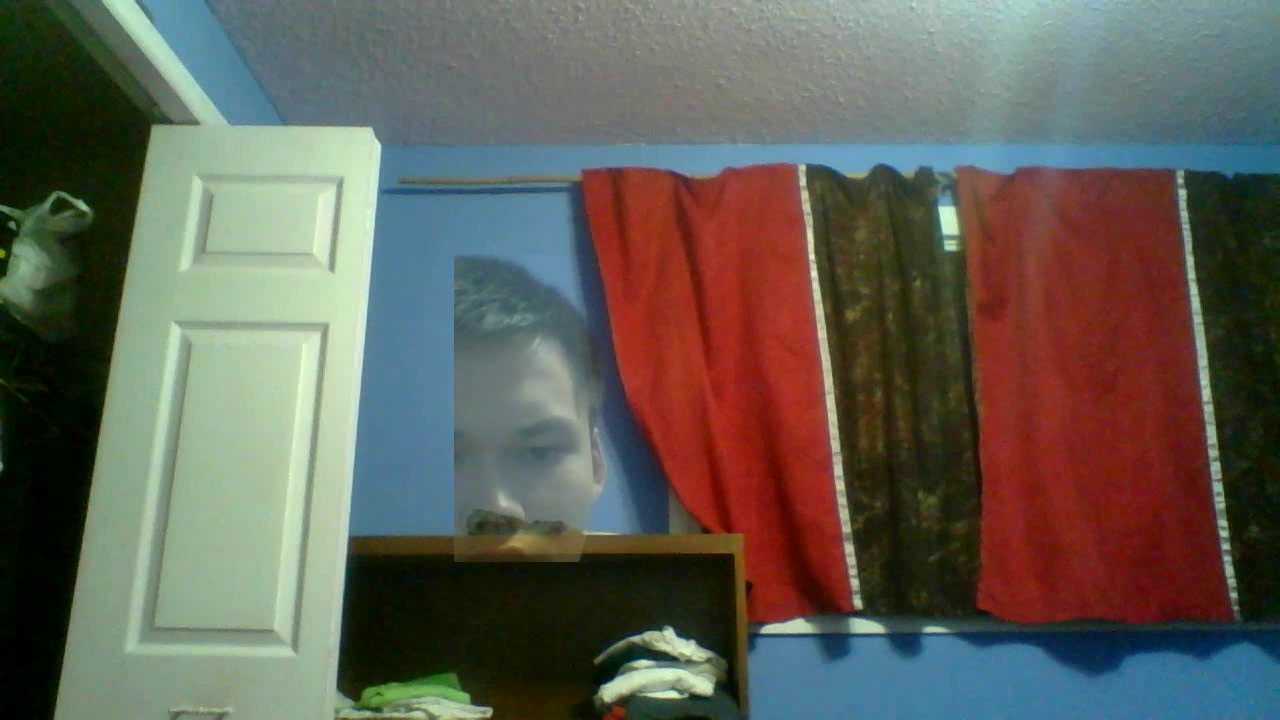
#> input picture frame 1 of final.avi, 1280 x 720 px, given in place of test 3.mp4, which was not available
$ python securityCamCompression.py   (older library calls are emulated)
#> lines starting #> are read from the running program, lines starting #| are printed output that depends on the picture; pictures that were not available may be replaced by others from this repository, and a replacement may not be noted
import cv2
import math

videoFile = "C:/Users/user/pictures/Camera Roll/test 3.mp4"
background = "C:/Users/user/pictures/Camera Roll/test 1.mp4"
vid2 = "C:/Users/user/pictures/Camera Roll/test 2.mp4"

avg = None

def weightedAvg(num1, num2, weight):
    return math.floor(num1 * weight + (1 - weight) * num2)


def getLength(cap):
    frames = int(cap.get(cv2.CAP_PROP_FRAME_COUNT))
    fps = cap.get(cv2.CAP_PROP_FPS)

    return frames / fps

def findLongest(cap):
    longest = 0

    for i in range (1, len(cap)):
        if getLength(cap[i]) > getLength(cap[longest]):
            longest = i

    return longest

def write(videos, compression):
#> called with compression = 9
    length = len(videos)
    cap = []
    ret = [{} for i in range (length)]
    frame = [{} for i in range (length)]
    avg = [None for i in range (length)]
    xAvg = [None for i in range (length)]
    yAvg = [None for i in range (length)]
    wAvg = [None for i in range (length)]
    hAvg = [None for i in range (length)]
    count = 0

    compression = int(compression)

    if(compression < 1):
        print("Error: compression must be a whole number greater than or equal to 1. Using default compression of 1.")
        compression = 1
    elif(compression > 10):
        print("Error: compression too high. The video will likely be too fast. Using a compression of 10 instead.")
        compression = 10

    for i in range (length):
        cap.append(cv2.VideoCapture(videos[i]))
        ret[i], frame[i] = cap[i].read()

    longest = findLongest(cap)

    fourcc = cv2.VideoWriter_fourcc(*'XVID')
    height, width = frame[0].shape[:2]
#> height = 720; width = 1280
    writer = cv2.VideoWriter("final.avi", fourcc, cap[longest].get(cv2.CAP_PROP_FPS), (width, height))

    while ret[longest]:
        for vid in range (length):
            (x, y, w, h) = (0, 0, 0, 0)
            max = 0;

            if (ret[vid] and vid != longest):
                (frame[longest], avg[vid], xAvg[vid], yAvg[vid], wAvg[vid], hAvg[vid]) = \
                    detect(frame[vid], frame[longest], avg[vid], xAvg[vid], yAvg[vid], wAvg[vid], hAvg[vid])
#> this loop made 3 passes
#> pass 2, in detect, `gray = cv2.cvtColor(frame, cv2.COLOR_BGR2GRAY)`:
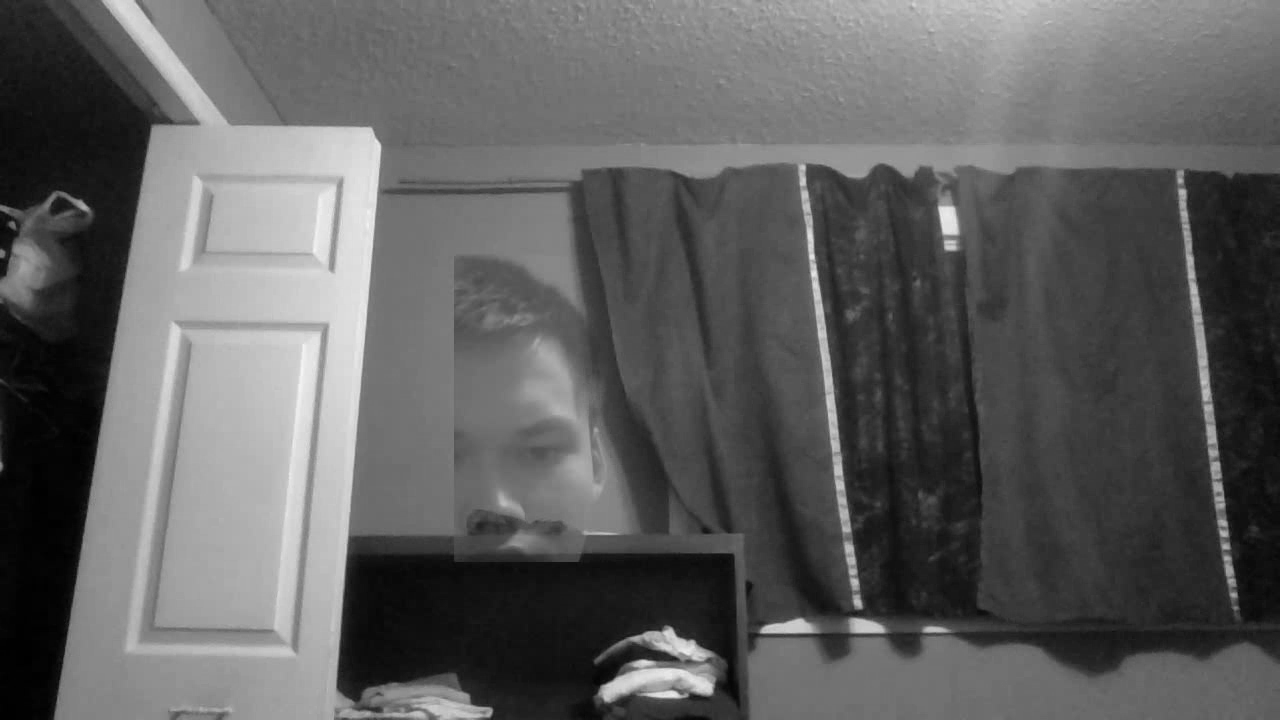
#> gray: shape (720, 1280); min 0, max 245, mean 95.2
#> after the loop, avg = 3 items; frame = 3 items; hAvg = 3 items; wAvg = 3 items; xAvg = 3 items; yAvg = 3 items

        count += 1

        writer.write(frame[longest])

        for i in range(length):
            if(compression > 1):
                cap[i].set(1, compression*count)
            ret[i], frame[i] = cap[i].read()
#> this loop made 3 passes
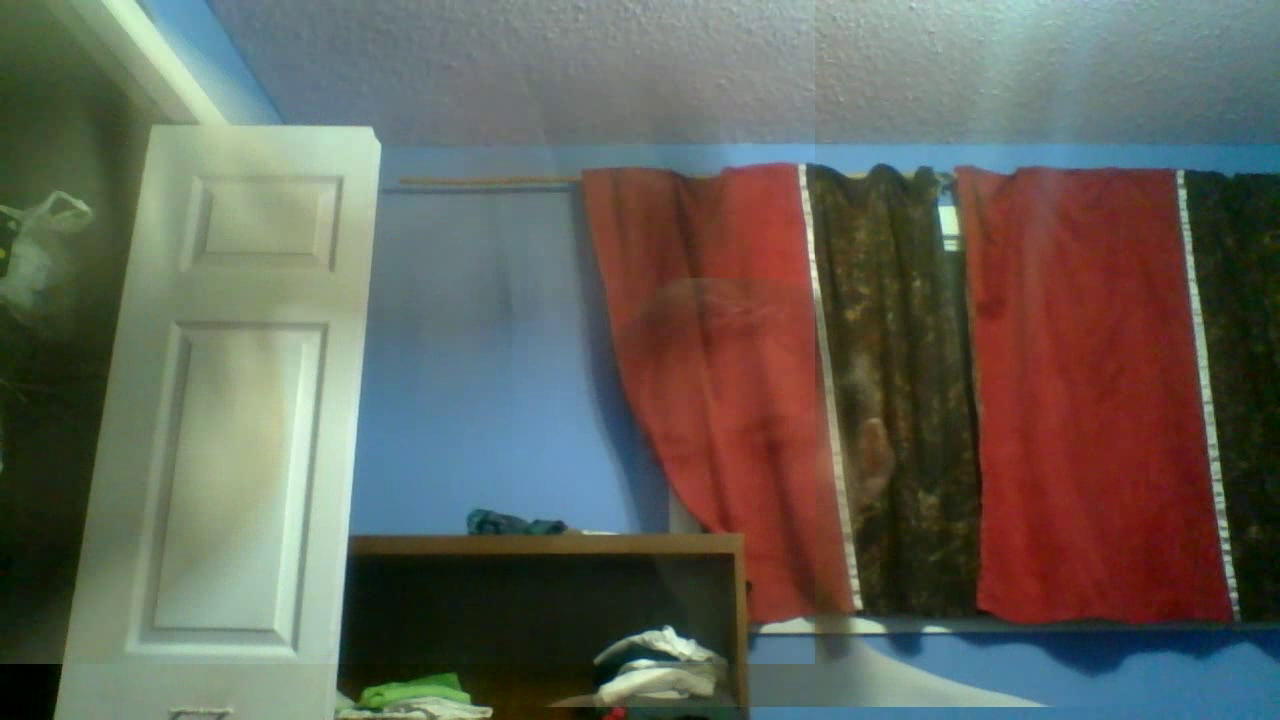
#> input picture frame 9 of final.avi, 1280 x 720 px, given in place of test 3.mp4, which was not available
#> after the loop, ret = [True, True, True]

    for i in range (length):
        cap[i].release()

    writer.release()

def detect(frame, longestFrame, avg, xAvg, yAvg, wAvg, hAvg):
    (x, y, w, h) = (0, 0, 0, 0)
    max = 0

    #Grey out the video and then blur it
    gray = cv2.cvtColor(frame, cv2.COLOR_BGR2GRAY)
    gray = cv2.GaussianBlur(gray, (15, 15), 0)

    if avg is None:
        avg = gray.astype("float")
        return (longestFrame, avg, xAvg, yAvg, wAvg, hAvg)

    #subtract the current frame from a weighted average of the previous frames
    cv2.accumulateWeighted(gray, avg, .7)
    frameDelta = cv2.absdiff(gray, cv2.convertScaleAbs(avg))

    #find a black and white outline of the calculated difference in the frames
    thresh = cv2.threshold(frameDelta, 5, 255, cv2.THRESH_BINARY)[1]
    thresh = cv2.dilate(thresh, None, iterations=15)

    #find the areas that are outlined (the ares with motion
    (thresh, contour, hierarchy) = cv2.findContours(thresh, cv2.RETR_EXTERNAL, cv2.CHAIN_APPROX_SIMPLE)

    #Find the largest contour area
    for i in contour:
        if cv2.contourArea(i) > max:
            max = cv2.contourArea(i)
            (x, y, w, h) = cv2.boundingRect(i)

    #compute a weighted average of the previous contour areas to smooth out the motion
    if yAvg is None or xAvg is None or wAvg is None or hAvg is None:
        yAvg = y
        xAvg = x
        wAvg = w
        hAvg = h
    else:
        yAvg = weightedAvg(yAvg, y, 0.7)
        xAvg = weightedAvg(xAvg, x, 0.7)
        wAvg = weightedAvg(wAvg, w, 0.7)
        hAvg = weightedAvg(hAvg, h, 0.7)

    #stitch the motion onto a background
    if wAvg * hAvg > 10000:
        longestFrame = stitch(frame, longestFrame, xAvg, yAvg, wAvg, hAvg)

    return (longestFrame, avg, xAvg, yAvg, wAvg, hAvg)


def stitch(image, background, x, y, w, h):
    alpha = 0.5
    background[y:y + h, x:x + w] = cv2.addWeighted(background[y:y + h, x:x + w], alpha, image[y:y + h, x:x + w],1 - alpha, 0)

    return background

def main():
    write((videoFile, vid2, background), 9)


if __name__ == "__main__":
    main()

$ run again, starting later in the video
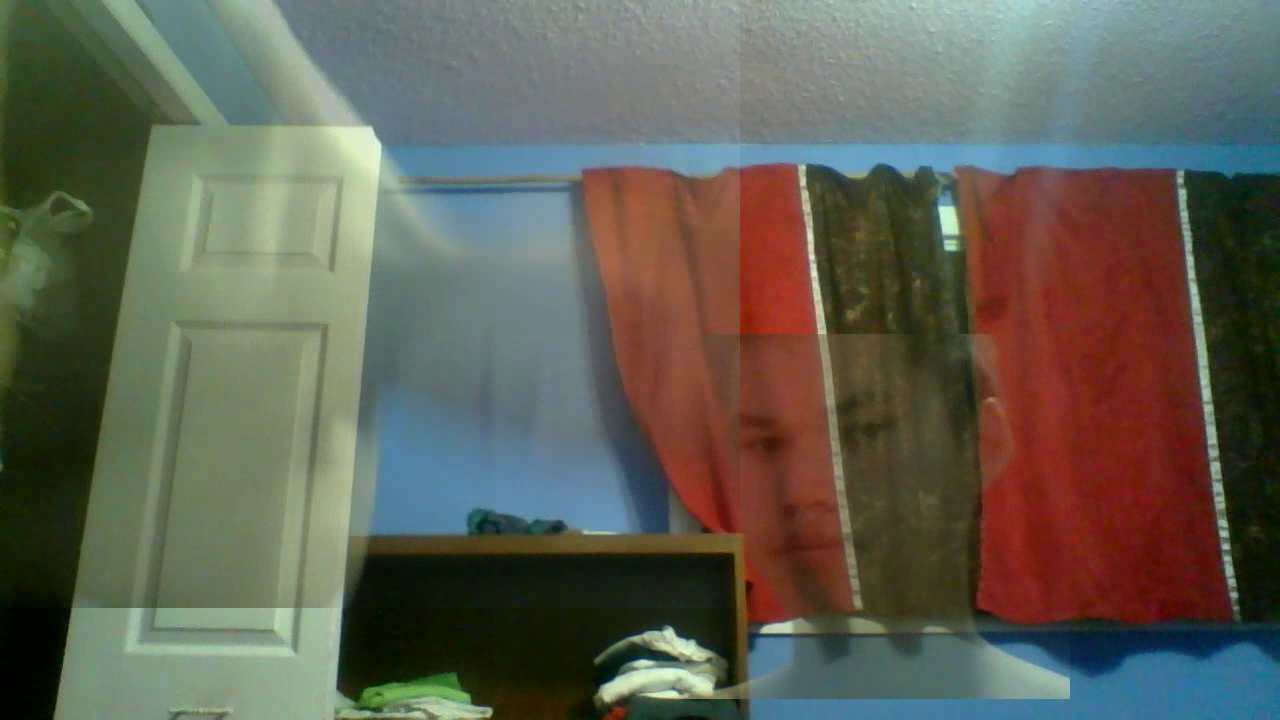
#> input picture frame 7 of final.avi, 1280 x 720 px, given in place of test 3.mp4, which was not available
#> longest = 0
#> the loop in write, `for vid in range (length):` made 3 passes
#> pass 2, in detect, `gray = cv2.cvtColor(frame, cv2.COLOR_BGR2GRAY)`:
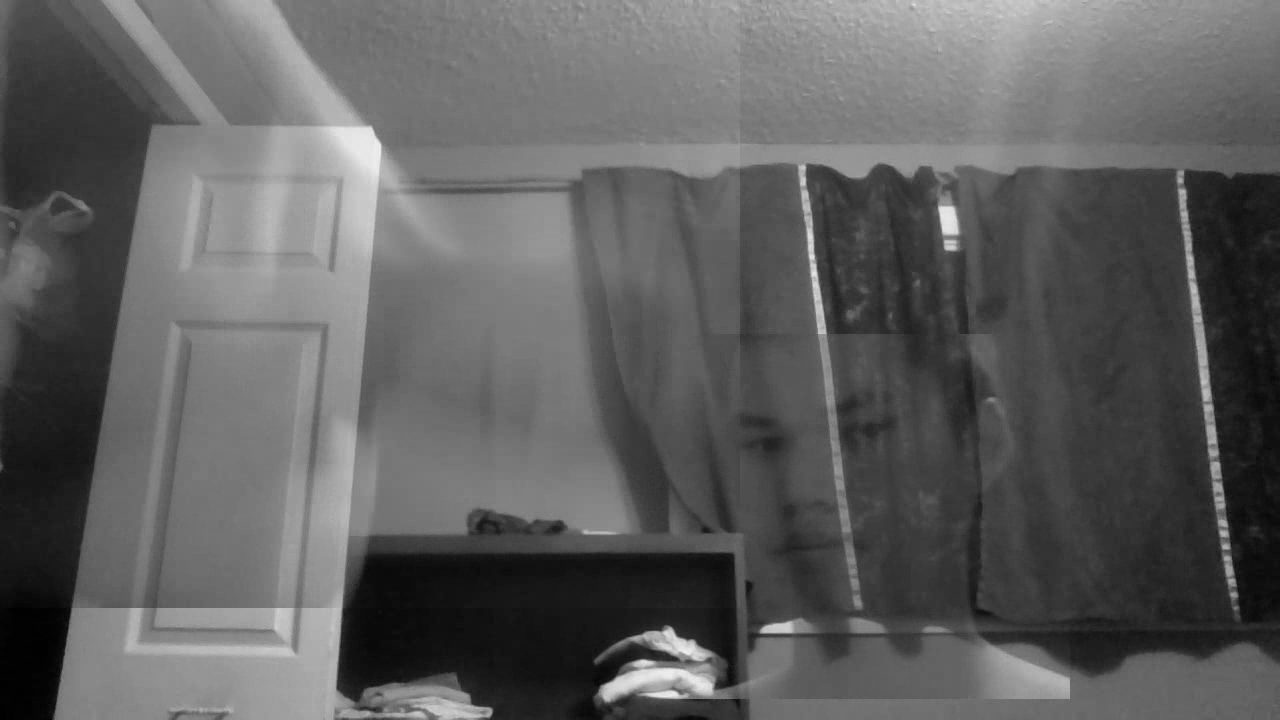
#> gray: shape (720, 1280); min 0, max 243, mean 94.7
#> the loop in write, `for i in range(length):` made 3 passes
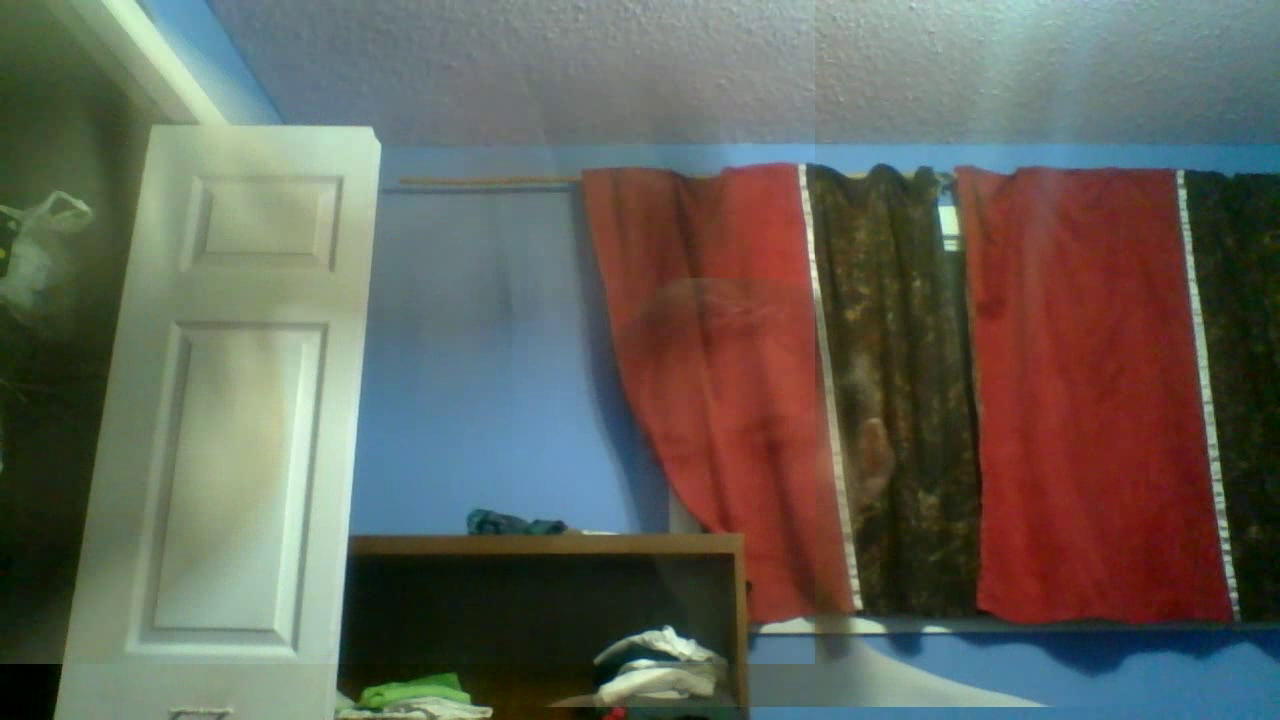
#> input picture frame 9 of final.avi, 1280 x 720 px, given in place of test 3.mp4, which was not available

$ run again, starting later in the video
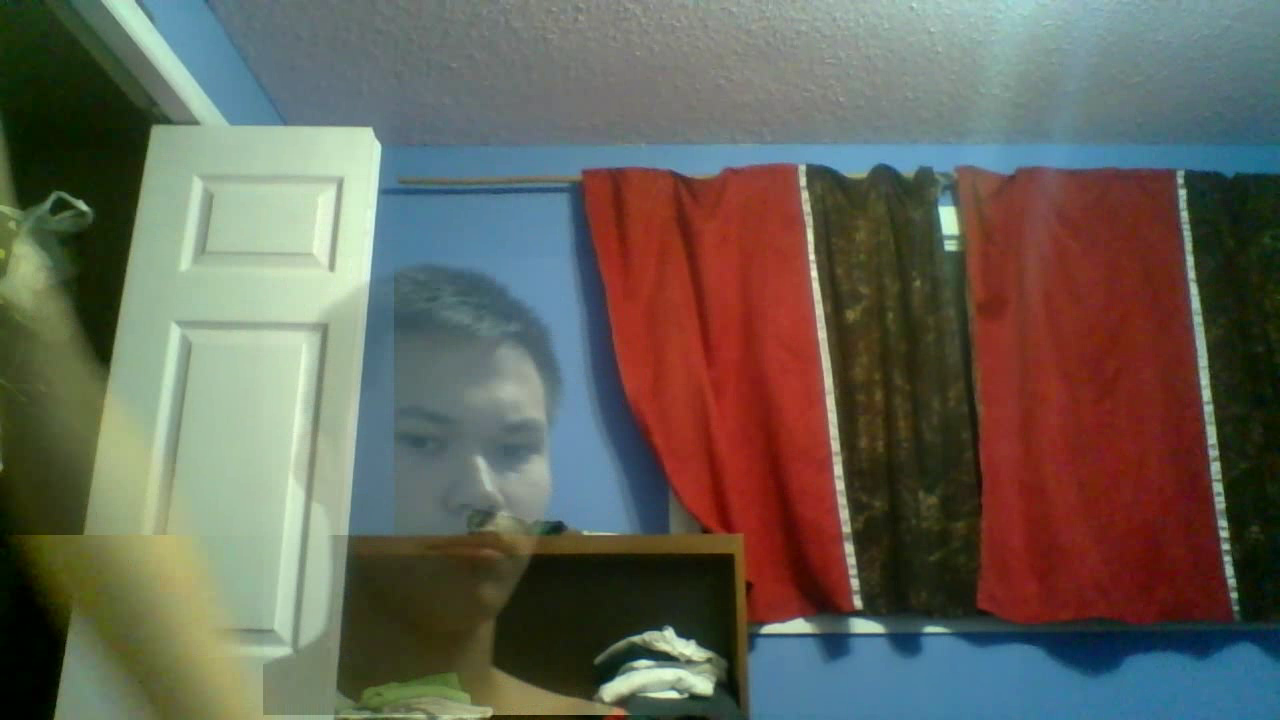
#> input picture frame 13 of final.avi, 1280 x 720 px, given in place of test 3.mp4, which was not available
#> longest = 0
#> the loop in write, `for vid in range (length):` made 3 passes
#> pass 2, in detect, `gray = cv2.cvtColor(frame, cv2.COLOR_BGR2GRAY)`:
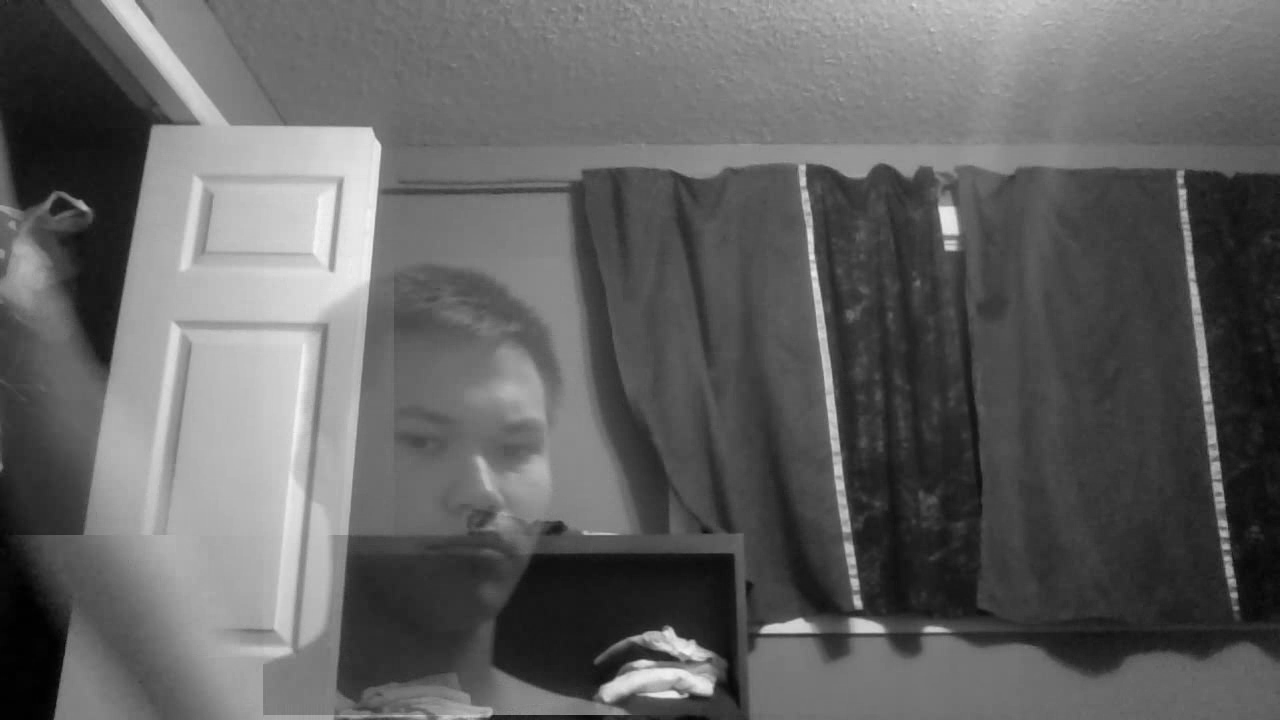
#> gray: shape (720, 1280); min 1, max 246, mean 98.4
#> the loop in write, `for i in range(length):` made 3 passes
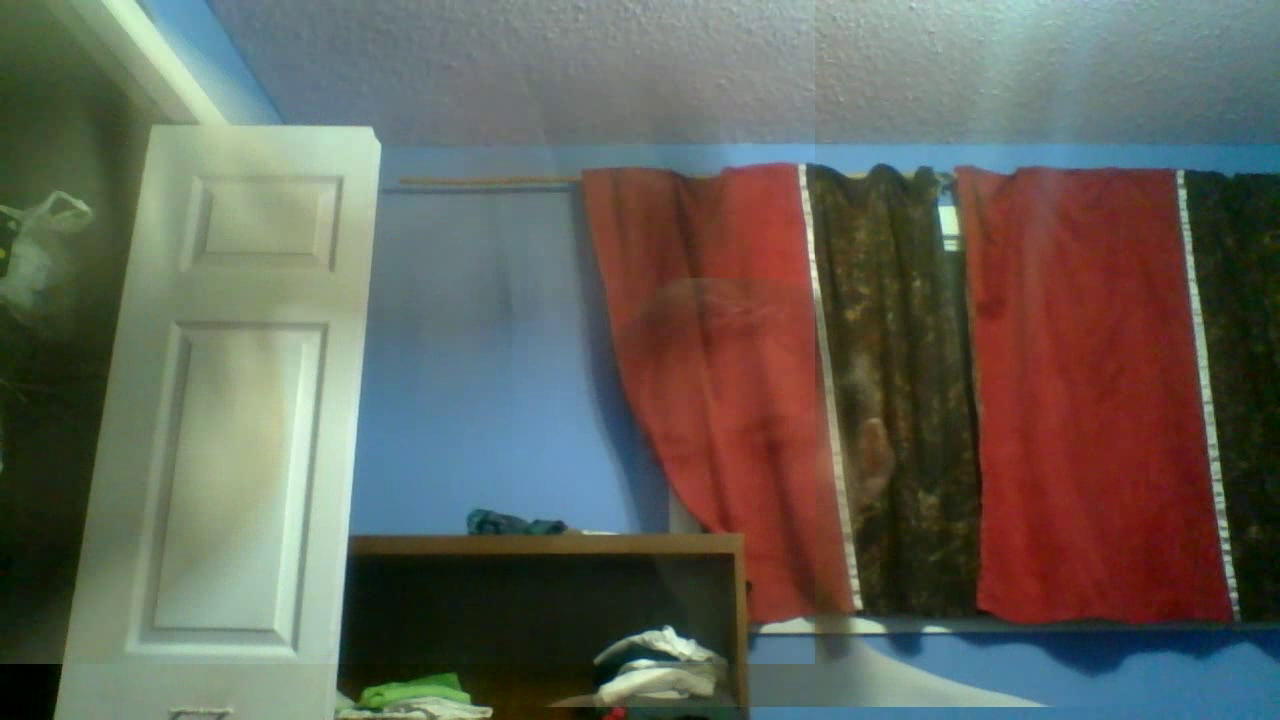
#> input picture frame 9 of final.avi, 1280 x 720 px, given in place of test 3.mp4, which was not available
